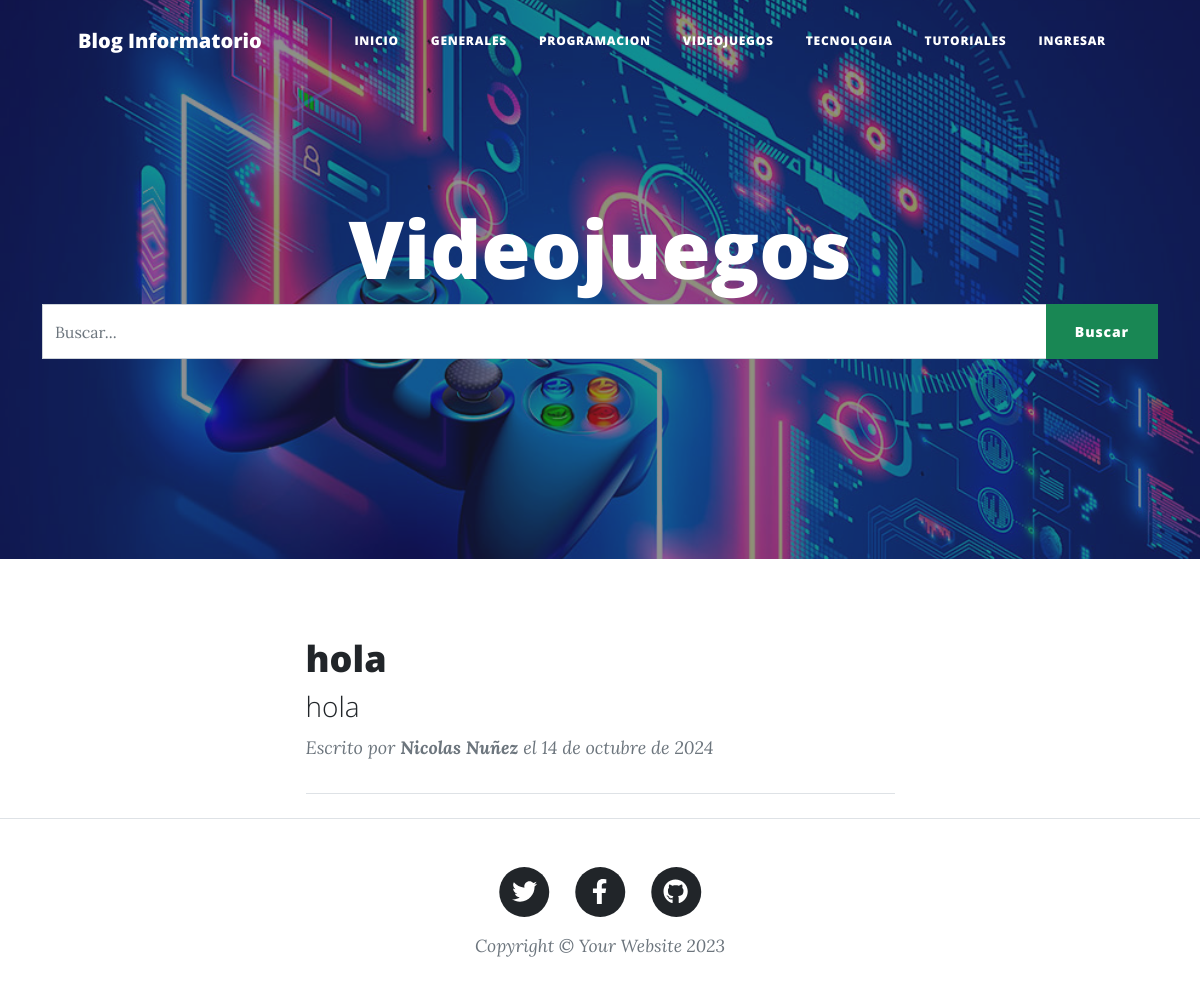
Page /videojuegos/ on the committed database.
### GestionDeBlog/models.py (models this page shows, shortened)
class Post(models.Model):
    id = models.AutoField(primary_key=True)
    titulo = models.CharField('Titulo', max_length=150, blank=False, null=False)
    slug = models.CharField('Slug', max_length=100, blank=False, null=False)
    descripcion = models.CharField('Descripcion', max_length=255, blank=False, null=False)
    contenido = RichTextField()
    imagen = models.URLField(max_length=255, blank=False, null=False)
    autor = models.ForeignKey(Usuario, on_delete=models.CASCADE)
    categoria = models.ForeignKey(Categoria, on_delete=models.CASCADE)
    estado = models.BooleanField('Publicado / No Publicado', default=True)
    fecha_creacion = models.DateField('Fecha de Creacion', auto_now=False, auto_now_add=True)
    class Meta:
        verbose_name = 'Post'
        verbose_name_plural = 'Posts'

class Usuario(AbstractUser):
    REQUIRED_FIELDS = ['first_name', 'last_name', 'email']
    def __str__(self):
        return f'{self.first_name} {self.last_name}'

### GestionDeBlog/views.py (the view, shortened to what this page needs)
# urls.py: path('videojuegos/', views.videojuegos, name='videojuegos'),
def videojuegos(request):
    queryset = request.GET.get("buscar")
    post = Post.objects.filter(estado = True, categoria = Categoria.objects.get(nombre__iexact = 'Videojuegos'))
    paginator = Paginator(post, 2)
    page = request.GET.get('page')
    post = paginator.get_page(page)
    return render(request, 'videojuegos.html', {'post':post})

### GestionDeBlog/templates/videojuegos.html (shortened to what this page needs)
{% extends 'index.html' %}
{% load static %}
{% block imagen %} {% static 'assets/img/videojuegos.jpg' %}  {% endblock imagen %}
{% block titulo_principal %} Videojuegos {% endblock titulo_principal %}

### GestionDeBlog/templates/index.html (shortened to what this page needs)
{% load static %}
<!DOCTYPE html>
<html lang="es">
    <head>
        <link href="{% static 'css/styles.css' %}" rel="stylesheet" />
    </head>
    <body>
        <nav class="navbar navbar-expand-lg navbar-light" id="mainNav">
            <div class="container px-4 px-lg-5">
                <a class="navbar-brand" href={% url 'inicio' %}>Blog Informatorio</a>
                <div class="collapse navbar-collapse" id="navbarResponsive">
                    <ul class="navbar-nav ms-auto py-4 py-lg-0">
                        <li class="nav-item"><a class="nav-link px-lg-3 py-3 py-lg-4" href={% url 'inicio' %}>Inicio</a></li>
                        <li class="nav-item"><a class="nav-link px-lg-3 py-3 py-lg-4" href={% url 'generales' %}>Generales</a></li>
                        <li class="nav-item"><a class="nav-link px-lg-3 py-3 py-lg-4" href={% url 'programacion' %}>Programacion</a></li>
                        <li class="nav-item"><a class="nav-link px-lg-3 py-3 py-lg-4" href={% url 'videojuegos' %}>Videojuegos</a></li>
                        <li class="nav-item"><a class="nav-link px-lg-3 py-3 py-lg-4" href={% url 'tecnologia' %}>Tecnologia</a></li>
                        <li class="nav-item"><a class="nav-link px-lg-3 py-3 py-lg-4" href={% url 'tutoriales' %}>Tutoriales</a></li>
                        {% if request.user.is_authenticated and user.username == 'admin' %}
                            <div class="dropdown">
                                <button class="btn btn-secondary dropdown-toggle" type="button" id="dropdownMenuButton1" data-bs-toggle="dropdown" aria-expanded="false">
                                    ¿Que quieres hacer?
                                </button>
                                <ul class="dropdown-menu" aria-labelledby="dropdownMenuButton1">
                                    <li><a class="dropdown-item" href={% url 'posts' %}>Gestion de Post</a></li>
                                    <li><a class="dropdown-item" href={% url 'categorias' %}>Gestion de Categorias</a></li>
                                    <li><a class="dropdown-item" href={% url 'usuarios' %}>Gestion de Usuarios</a></li>
                                </ul>
                            </div>
                            <li class="nav-item"><a class="nav-link px-lg-3 py-3 py-lg-4" href={% url 'exit' %}>Salir</a></li>
                        {% else %}
                            <li class="nav-item"><a class="nav-link px-lg-3 py-3 py-lg-4" href={% url 'login' %}>Ingresar</a></li>
                        {% endif %}
                    </ul>
                </div>
            </div>
        </nav>
        <header class="masthead" style="background-image: url('{% block imagen %} {% static 'assets/img/home-bg.jpg' %} {% endblock imagen %}')">
            <div class="container position-relative px-4 px-lg-5">
                <div class="row gx-4 gx-lg-5 justify-content-center">
                    <div class="col-md-10 col-lg-8 col-xl-7">
                        <div class="site-heading">
                            <h1>{% block titulo_principal %} Blog Informatorio {% endblock titulo_principal %}</h1>
                        </div>
                    </div>
                </div>
            </div>
            {% block barra_busqueda %}
            <div class="container">
                <div class="row">
                    <div class="col-md-12 search">
                        <form method="get">
                            <div id="custom-search-input">
                                <div class="input-group col-md-12">
                                    <input type="text" class="form-control" placeholder="Buscar..." name="buscar" value="{{request.GET.buscar}}">
                                    <span class="input-group-list">
                                        <button type="submit" class="btn btn-success">Buscar</button>
                                    </span>
                                </div>
                            </div>
                        </form>
                    </div>
                </div>
            </div>
            {% endblock barra_busqueda %}
        </header>
        <div class="container px-4 px-lg-5">
            <div class="row gx-4 gx-lg-5 justify-content-center">
                <div class="col-md-10 col-lg-8 col-xl-7">
                    {% block contenido %}
                        {% if post %}
                        {% for p in post %}
                            <div class="post-preview">
                                <a href={% url 'detallepost' p.slug %}>
                                    <h2 class="post-title">{{p.titulo}}</h2>
                                    <h3 class="post-subtitle">{{p.descripcion}}</h3>
                                <p class="post-meta">
                                    Escrito por
                                    <strong> {{p.autor}} </strong> el
                                    {{p.fecha_creacion}}
                                </p>
                            </div>
                        <hr class="my-4" />
                        {% endfor %}
                        {% else %}
                            <h1> No existen Posts registrados! </h1>
                        {% endif %}
                    {% endblock contenido %}
                </div>
            </div>
        </div>
        <footer class="border-top">
            <div class="container px-4 px-lg-5">
                <div class="row gx-4 gx-lg-5 justify-content-center">
                    <div class="col-md-10 col-lg-8 col-xl-7">
                        <ul class="list-inline text-center">
                            <li class="list-inline-item">
                                <a href="#!">
                                    <span class="fa-stack fa-lg">
                                        <i class="fas fa-circle fa-stack-2x"></i>
                                        <i class="fab fa-twitter fa-stack-1x fa-inverse"></i>
                                    </span>
                                </a>
                            </li>
                            <li class="list-inline-item">
                                <a href="#!">
                                    <span class="fa-stack fa-lg">
                                        <i class="fas fa-circle fa-stack-2x"></i>
                                        <i class="fab fa-facebook-f fa-stack-1x fa-inverse"></i>
                                    </span>
                                </a>
                            </li>
                            <li class="list-inline-item">
                                <a href="https://github.com/NicoNunez4598/Blog_Informatorio">
                                    <span class="fa-stack fa-lg">
                                        <i class="fas fa-circle fa-stack-2x"></i>
                                        <i class="fab fa-github fa-stack-1x fa-inverse"></i>
                                    </span>
                                </a>
                            </li>
                        </ul>
                        <div class="small text-center text-muted fst-italic">Copyright &copy; Your Website 2023</div>
                    </div>
                </div>
            </div>
        </footer>
    </body>
</html>

### rows in the picture
Post: titulo "hola", descripcion "hola", autor "Nicolas Nuñez", fecha_creacion "14 de octubre de 2024"
